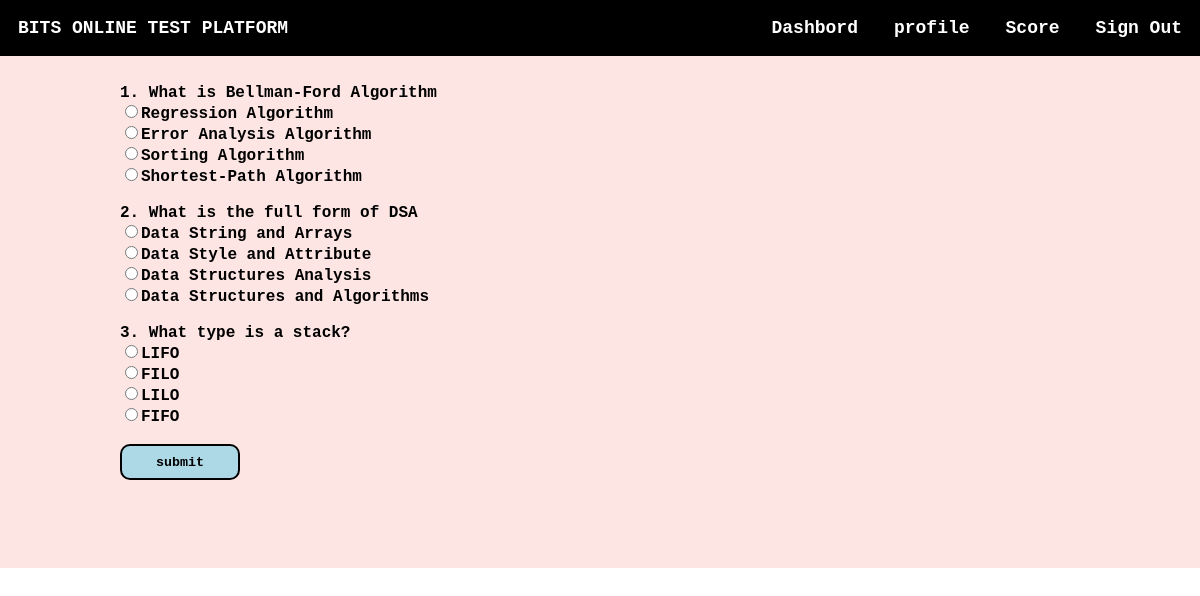
/DBS_PR_13_Code_2019B3A70470P/takeq.php?qid=9 (signed in), run on the app's committed database.
### tables this page shows
CREATE TABLE IF NOT EXISTS `questions` (
  `qs` varchar(200) NOT NULL,
  `op1` varchar(30) NOT NULL,
  `op2` varchar(30) NOT NULL,
  `op3` varchar(30) NOT NULL,
  `answer` varchar(30) NOT NULL,
  `quizid` int(11) NOT NULL,
  UNIQUE KEY `qs` (`qs`),
  KEY `quizid` (`quizid`),
  KEY `quizid_2` (`quizid`),
  KEY `quizid_3` (`quizid`)
);

### DBS_PR_13_Code_2019B3A70470P/takeq.php (the view, shortened to what this page needs)
<html>
<head>
</head>
<?php
$conn = mysqli_connect('localhost', 'root', '', 'DBS_PR_13_2019B3A70470P');
?>
<body style="margin: 0 !important;font-weight: bolder !important;font-family: 'Courier New', Courier, monospace;color: #fff">
    <div style="background-color: #fce5e3;">
        <div class="navbar" style="display: inline-flex;width: 100%;color:#fff;position:fixed;">
            <section style="margin: 1.5vw;">BITS ONLINE TEST PLATFORM</section>
            <ul style="display: inline-flex;padding: 0 !important;margin: 0;float: right;right: 0;position: fixed;width: 50vw;">
                <li onclick="dash()">Dashbord</li>
                <li onclick="prof()">profile</li>
                <li onclick="score()">Score</li>
                <li onclick="lo()">Sign Out</li>
            </ul>
        </div><br><br>
        <section style="margin-top: 4vw;width:80vw;margin-left:10vw;margin-right:10vw; color:#000">
        <?php
        if(isset($_GET["qid"])){
        $qid=$_GET["qid"];
            $sql ="select * from questions where quizid='{$qid}'";
            $res=mysqli_query($conn,$sql);
            if($res)
            {
                if(mysqli_num_rows($res)==0)
                {
                    echo "No questions found under this quiz please come later";
                }else{
                $i=1;
                $j=0;
                echo "<form method=\"POST\">";
                while ($row = mysqli_fetch_assoc($res)) {
                    echo $i.". ".$row["qs"]."<br>";
                    echo "<input type=\"radio\" value=\"".$j."\" name=\"ans".$i.$j."\">".$row["op1"]."<br>";
                    echo "<input type=\"radio\" value=\"".($j+1)."\" name=\"ans".$i.$j."\">".$row["op2"]."<br>";
                    echo "<input type=\"radio\" value=\"".($j+2)."\"name=\"ans".$i.$j."\">".$row["op3"]."<br>";
                    echo "<input type=\"radio\"value=\"".($j+3)."\" name=\"ans".$i.$j."\">".$row["answer"]."<br><br>";
                    $i++;
                }
                echo "<input id=\"btn\" type=\"submit\" name=\"submit\" value=\"submit\"><br><br><br>";
                echo "</form><br><br>";
            }
            }
            else
            {
                echo "error".mysqli_error($conn).".";
            }
     } ?>
        </section>
    </div>
</body>
</html>

### DBS_PR_13_Code_2019B3A70470P/takeq.php (style rules this page uses)
li { margin: 1.5vw; }
ul { list-style: none; width: auto !important; }
.navbar { background-color:#000 !important; font-size: 1.5vw; }
#btn { height: 3vw;width: 10vw;font-family: 'Courier New', Courier, monospace;font-weight: bolder;border-radius: 10px;border: 2px solid black;background-color: lightblue; }

### data on the page
questions: qs "What is Bellman-Ford Algorithm", op1 "Regression Algorithm", op2 "Error Analysis Algorithm", op3 "Sorting Algorithm", answer "Shortest-Path Algorithm"
questions: qs "What is the full form of DSA", op1 "Data String and Arrays", op2 "Data Style and Attribute", op3 "Data Structures Analysis", answer "Data Structures and Algorithms"
questions: qs "What type is a stack?", op1 "LIFO", op2 "FILO", op3 "LILO", answer "FIFO"
